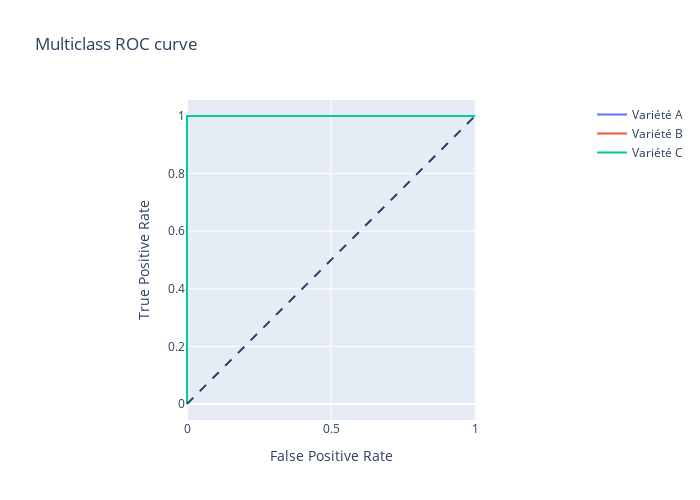

The code cell stored with this chart in its notebook:
### Code cell
import plotly.graph_objects as go
from sklearn.metrics import roc_curve

# Get class probability scores
y_scores = model.predict_proba(X_test)

# Create an empty figure, and iteratively add new lines
# every time we compute a new class
fig = go.Figure()
fig.add_shape(type="line", line={"dash": "dash"}, x0=0, x1=1, y0=0, y1=1)

# Get ROC metrics for each class
for i in range(len(labels)):
    fpr, tpr, _ = roc_curve(y_test, y_scores[:, i], pos_label=i)
    fig.add_trace(go.Scatter(x=fpr, y=tpr, name=labels[i], mode="lines"))


fig.update_layout(
    title="Multiclass ROC curve",
    xaxis_title="False Positive Rate",
    yaxis_title="True Positive Rate",
    yaxis={"scaleanchor": "x", "scaleratio": 1},
    xaxis={"constrain": "domain"},
    width=700,
    height=500,
)
display(fig)

### Figure 1 — Plotly figure (JSON) as saved in the notebook; plotly's stock layout.template omitted (floating-point values rounded to 4 significant figures)
{"data": [{"mode": "lines", "name": "Variété A", "type": "scatter", "x": [0, 0, 0, 1], "y": [0, 0.0625, 1, 1]}, {"mode": "lines", "name": "Variété B", "type": "scatter", "x": [0, 0, 0, 1], "y": [0, 0.04762, 1, 1]}, {"mode": "lines", "name": "Variété C", "type": "scatter", "x": [0, 0, 0, 1], "y": [0, 0.125, 1, 1]}], "layout": {"height": 500, "shapes": [{"line": {"dash": "dash"}, "type": "line", "x0": 0, "x1": 1, "y0": 0, "y1": 1}], "title": {"text": "Multiclass ROC curve"}, "width": 700, "xaxis": {"constrain": "domain", "title": {"text": "False Positive Rate"}}, "yaxis": {"scaleanchor": "x", "scaleratio": 1, "title": {"text": "True Positive Rate"}}}}
